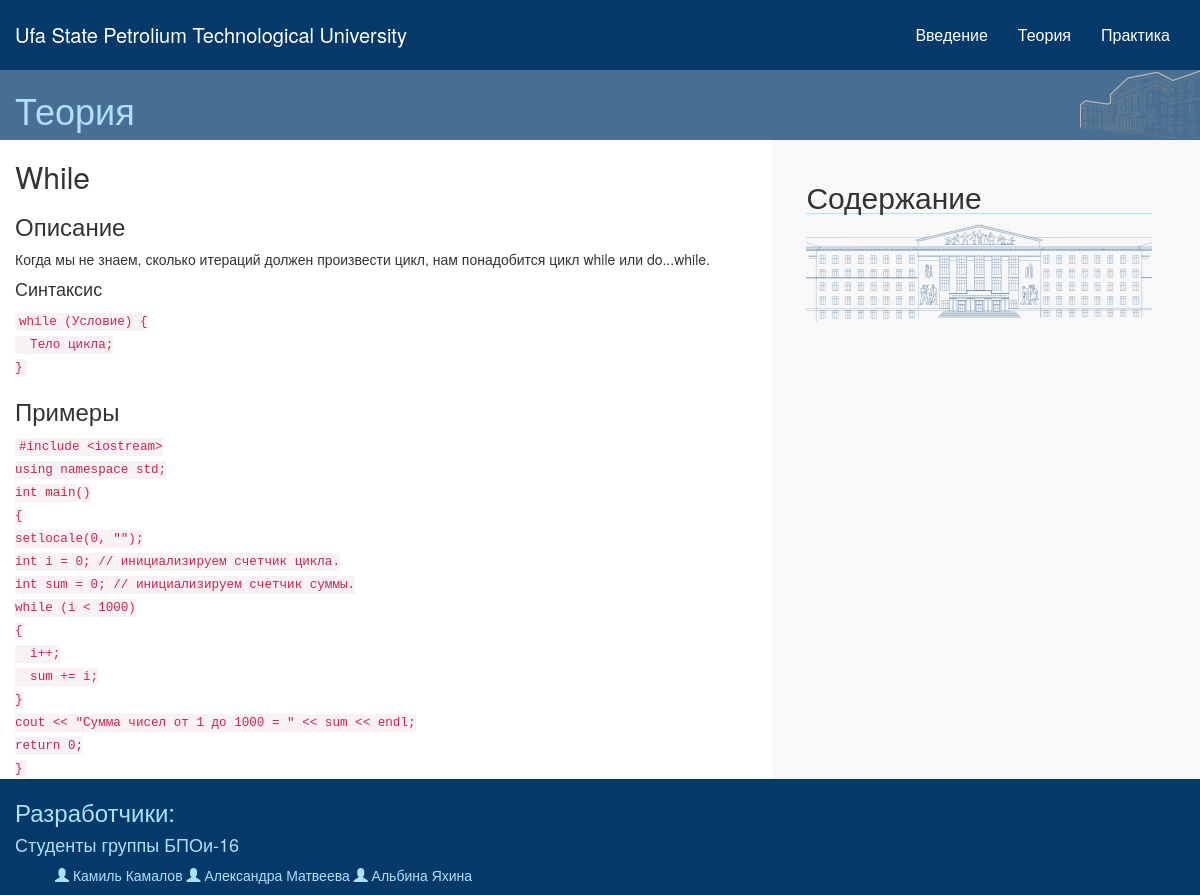
Page /training/theory/2 on the committed database.
### training/models.py (models this page shows, shortened)
class Article(models.Model):
    name = models.CharField(max_length=50)
    topic = models.ForeignKey(Topic, on_delete=models.CASCADE, null=True)
    description = models.TextField(default="description")
    examples = models.TextField(default="example")

### training/views.py (the view)
# urls.py: path('theory/<int:pk>', views.TheoryDetailView.as_view(),
class TheoryDetailView(DetailView):
    model = models.Article
    template_name = "training/theory_detail.html"

### training/templates/training/theory_detail.html
{% extends "training/base.html" %}
{% block header %}
    <h1><a href="{% url 'training:theory_list' %}" style="color: inherit;">Теория</a></h1>
{% endblock header %}
{% block content %}
    <h2>{{ article.name }}</h2>
    <h3>Описание</h3>
    {{ article.description|safe }}
    <h3>Примеры</h3>
    {{ article.examples|safe }}
{% endblock content %}

### rows in the picture
Article: name "While", description "Когда мы не знаем, сколько итераций должен произвести цикл, нам понадобится цикл while или do...while. Синтаксис while (Условие) { Тело цикла; }", examples "#include <iostream> using namespace std; int main() { setlocale(0, \"\"); int i = 0; // инициализируем счетчик цикла. int sum = 0; // инициализируем счетчик суммы. while (i < 1000) { i++; sum += i; } cout << \"Сумма чисел от 1 до 1000 = \" << sum << endl; return 0; }"
